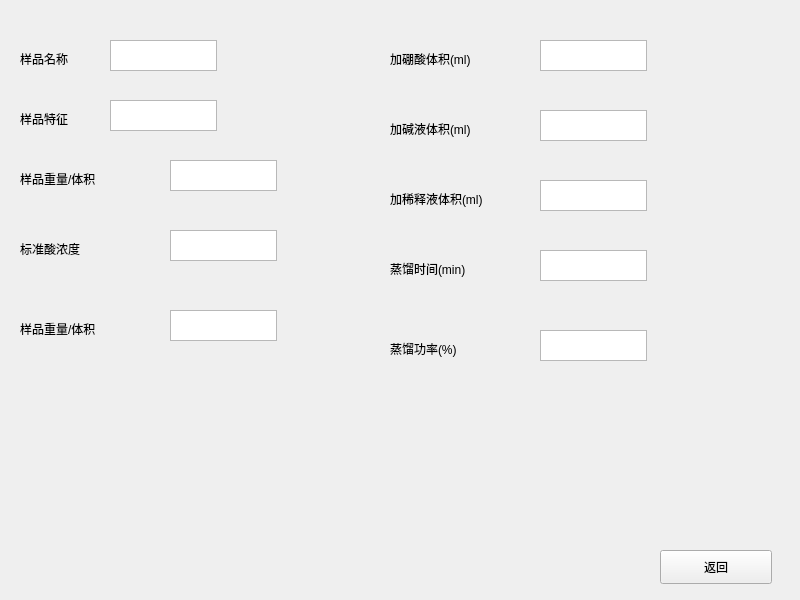
<?xml version="1.0" encoding="UTF-8"?>
<ui version="4.0">
 <class>ShiyanWin</class>
 <widget class="QMainWindow" name="ShiyanWin">
  <property name="geometry">
   <rect>
    <x>0</x>
    <y>0</y>
    <width>800</width>
    <height>600</height>
   </rect>
  </property>
  <property name="windowTitle">
   <string>MainWindow</string>
  </property>
  <widget class="QWidget" name="centralwidget">
   <widget class="QPushButton" name="ReturnBt">
    <property name="geometry">
     <rect>
      <x>660</x>
      <y>550</y>
      <width>112</width>
      <height>34</height>
     </rect>
    </property>
    <property name="text">
     <string>返回</string>
    </property>
   </widget>
   <widget class="QTextEdit" name="textEdit">
    <property name="geometry">
     <rect>
      <x>110</x>
      <y>40</y>
      <width>107</width>
      <height>31</height>
     </rect>
    </property>
   </widget>
   <widget class="QLabel" name="label">
    <property name="geometry">
     <rect>
      <x>20</x>
      <y>50</y>
      <width>81</width>
      <height>18</height>
     </rect>
    </property>
    <property name="text">
     <string>样品名称</string>
    </property>
   </widget>
   <widget class="QTextEdit" name="textEdit_2">
    <property name="geometry">
     <rect>
      <x>110</x>
      <y>100</y>
      <width>107</width>
      <height>31</height>
     </rect>
    </property>
   </widget>
   <widget class="QLabel" name="label_2">
    <property name="geometry">
     <rect>
      <x>20</x>
      <y>110</y>
      <width>81</width>
      <height>18</height>
     </rect>
    </property>
    <property name="text">
     <string>样品特征</string>
    </property>
   </widget>
   <widget class="QTextEdit" name="textEdit_3">
    <property name="geometry">
     <rect>
      <x>170</x>
      <y>160</y>
      <width>107</width>
      <height>31</height>
     </rect>
    </property>
   </widget>
   <widget class="QLabel" name="label_3">
    <property name="geometry">
     <rect>
      <x>20</x>
      <y>170</y>
      <width>141</width>
      <height>18</height>
     </rect>
    </property>
    <property name="text">
     <string>样品重量/体积</string>
    </property>
   </widget>
   <widget class="QTextEdit" name="textEdit_4">
    <property name="geometry">
     <rect>
      <x>170</x>
      <y>230</y>
      <width>107</width>
      <height>31</height>
     </rect>
    </property>
   </widget>
   <widget class="QLabel" name="label_4">
    <property name="geometry">
     <rect>
      <x>20</x>
      <y>240</y>
      <width>141</width>
      <height>18</height>
     </rect>
    </property>
    <property name="text">
     <string>标准酸浓度</string>
    </property>
   </widget>
   <widget class="QTextEdit" name="textEdit_5">
    <property name="geometry">
     <rect>
      <x>170</x>
      <y>310</y>
      <width>107</width>
      <height>31</height>
     </rect>
    </property>
   </widget>
   <widget class="QLabel" name="label_5">
    <property name="geometry">
     <rect>
      <x>20</x>
      <y>320</y>
      <width>141</width>
      <height>18</height>
     </rect>
    </property>
    <property name="text">
     <string>样品重量/体积</string>
    </property>
   </widget>
   <widget class="QTextEdit" name="textEdit_6">
    <property name="geometry">
     <rect>
      <x>540</x>
      <y>40</y>
      <width>107</width>
      <height>31</height>
     </rect>
    </property>
   </widget>
   <widget class="QLabel" name="label_6">
    <property name="geometry">
     <rect>
      <x>390</x>
      <y>50</y>
      <width>141</width>
      <height>18</height>
     </rect>
    </property>
    <property name="text">
     <string>加硼酸体积(ml)</string>
    </property>
   </widget>
   <widget class="QTextEdit" name="textEdit_7">
    <property name="geometry">
     <rect>
      <x>540</x>
      <y>110</y>
      <width>107</width>
      <height>31</height>
     </rect>
    </property>
   </widget>
   <widget class="QLabel" name="label_7">
    <property name="geometry">
     <rect>
      <x>390</x>
      <y>120</y>
      <width>141</width>
      <height>18</height>
     </rect>
    </property>
    <property name="text">
     <string>加碱液体积(ml)</string>
    </property>
   </widget>
   <widget class="QTextEdit" name="textEdit_8">
    <property name="geometry">
     <rect>
      <x>540</x>
      <y>180</y>
      <width>107</width>
      <height>31</height>
     </rect>
    </property>
   </widget>
   <widget class="QLabel" name="label_8">
    <property name="geometry">
     <rect>
      <x>390</x>
      <y>190</y>
      <width>141</width>
      <height>18</height>
     </rect>
    </property>
    <property name="text">
     <string>加稀释液体积(ml)</string>
    </property>
   </widget>
   <widget class="QTextEdit" name="textEdit_9">
    <property name="geometry">
     <rect>
      <x>540</x>
      <y>250</y>
      <width>107</width>
      <height>31</height>
     </rect>
    </property>
   </widget>
   <widget class="QLabel" name="label_9">
    <property name="geometry">
     <rect>
      <x>390</x>
      <y>260</y>
      <width>141</width>
      <height>18</height>
     </rect>
    </property>
    <property name="text">
     <string>蒸馏时间(min)</string>
    </property>
   </widget>
   <widget class="QTextEdit" name="textEdit_10">
    <property name="geometry">
     <rect>
      <x>540</x>
      <y>330</y>
      <width>107</width>
      <height>31</height>
     </rect>
    </property>
   </widget>
   <widget class="QLabel" name="label_10">
    <property name="geometry">
     <rect>
      <x>390</x>
      <y>340</y>
      <width>141</width>
      <height>18</height>
     </rect>
    </property>
    <property name="text">
     <string>蒸馏功率(%)</string>
    </property>
   </widget>
  </widget>
 </widget>
 <resources/>
 <connections/>
</ui>
